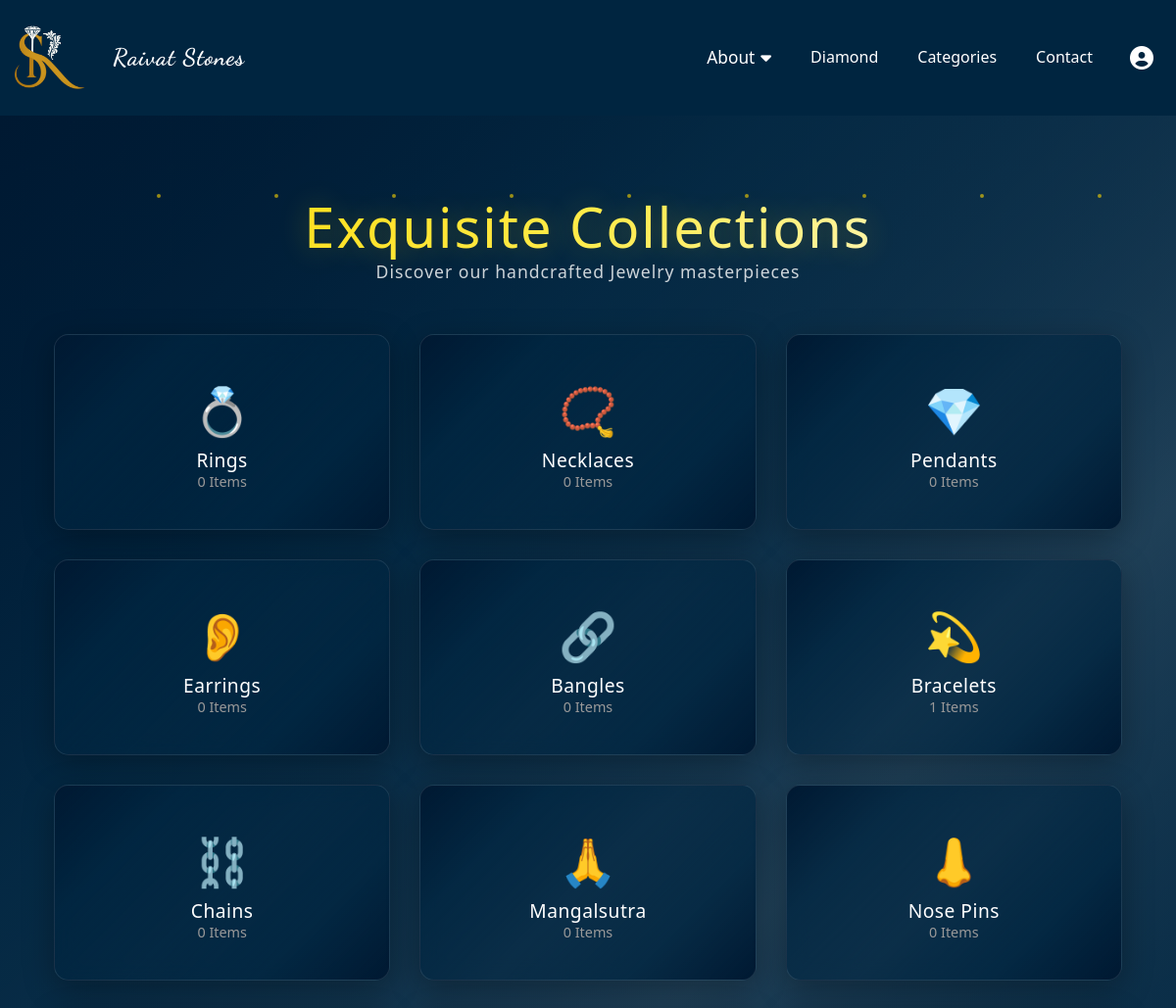
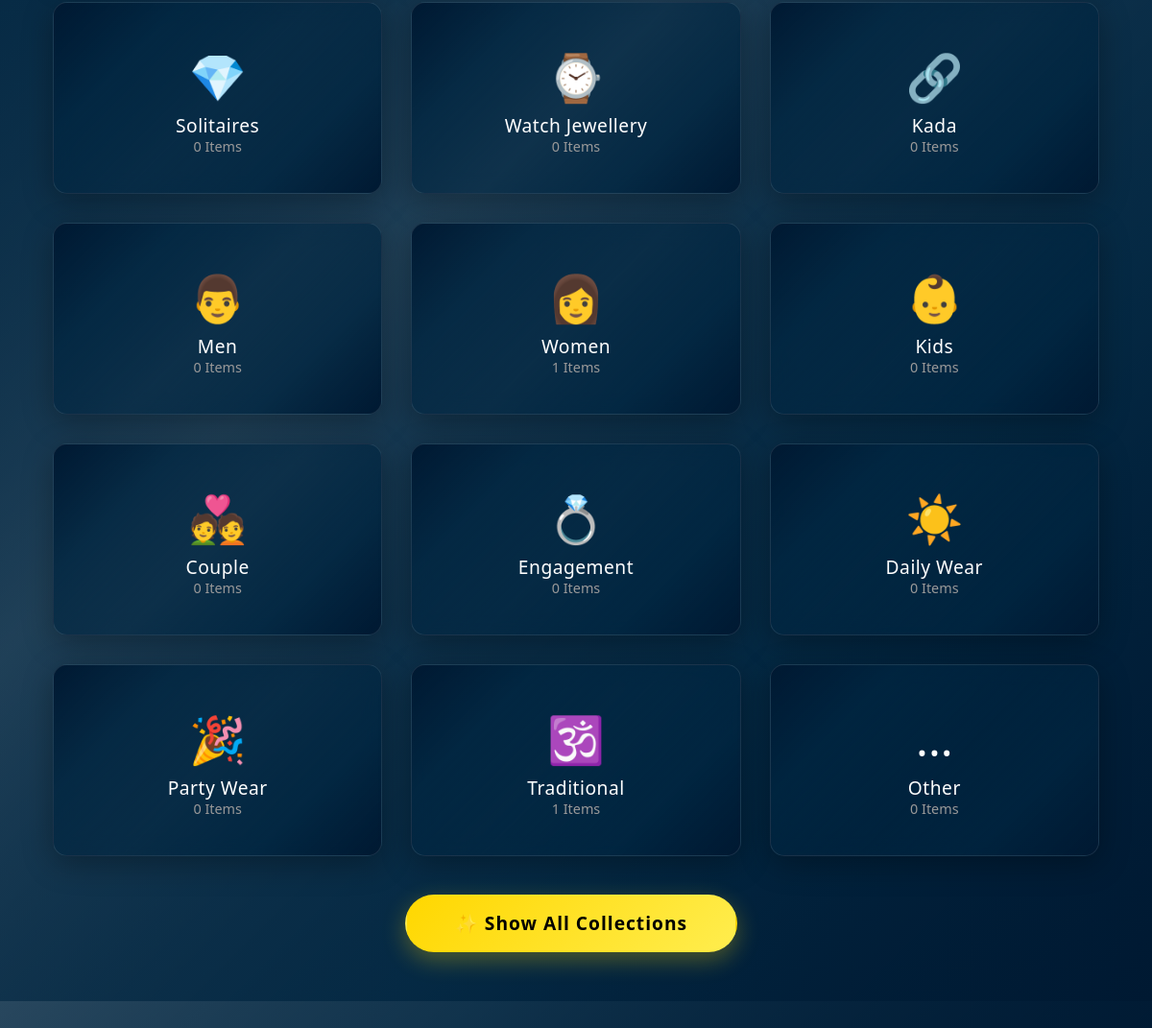
The page /category/ on the database its author committed (2 pictures, top to bottom).
### jewelry/models.py (models this page shows, shortened)
class ProductCategory(models.Model):
    CATEGORY_CHOICES = [
        ('pendants', 'Pendants'),
        ('necklaces', 'Necklaces'),
        ('rings', 'Rings'),
        ('bangles', 'Bangles'),
        ('earrings', 'Earrings'),
        ('mangalsutra', 'Mangalsutra'),
        ('bracelets', 'Bracelets'),
        ('chains', 'Chains'),
        ('nose-pins', 'Nose Pins'),
        ('solitaires', 'Solitaires'),
        ('watch-jewelry', 'Watch jewelry'),
        ('kada', 'Kada'),
        ('mens', 'Mens'),
        ('women', 'Women'),
        ('kids', 'Kids'),
        ('couple', 'Couple'),
        ('engagement', 'Engagement'),
        ('daily-wear', 'Daily Wear'),
        ('party-wear', 'Party Wear'),
        ('traditional', 'Traditional'),
        ('other', 'Other'),
    ]
    name = models.CharField(max_length=32, choices=CATEGORY_CHOICES, unique=True, verbose_name="Category Name")
    display_name = models.CharField(max_length=50, verbose_name="Display Name")
    description = models.TextField(blank=True, verbose_name="Category Description")
    icon = models.CharField(max_length=50, blank=True, verbose_name="Category Icon")
    sort_order = models.PositiveIntegerField(default=0, verbose_name="Sort Order")
    is_active = models.BooleanField(default=True, verbose_name="Active")
    class Meta:
        ordering = ['sort_order', 'display_name']
        verbose_name = "Product Category"
        verbose_name_plural = "Product Categories"

### jewelry/views.py (the view)
# urls.py: path("category/", views.category_page, name="category"),
def category_page(request):
    categories = (
        ProductCategory.objects.filter(is_active=True)
        .annotate(product_count=Count("product", filter=Q(product__status="active")))
        .order_by("sort_order", "display_name")
    )
    context = {
        "categories": categories,
    }
    return render(request, "jewelry/category.html", context)

### jewelry/templates/jewelry/category.html (shortened to what this page needs)
{% extends 'jewelry/base.html' %}
{% load static %}
{% block content %}
<section class="categories-section">
    <div class="floating-particles">
        <div class="particle"></div>
        <div class="particle"></div>
        <div class="particle"></div>
        <div class="particle"></div>
        <div class="particle"></div>
        <div class="particle"></div>
        <div class="particle"></div>
        <div class="particle"></div>
        <div class="particle"></div>
    </div>
    <div class="container">
        <div class="section-header">
            <h2 class="section-title">Exquisite Collections</h2>
            <p class="section-subtitle">Discover our handcrafted Jewelry masterpieces</p>
        </div>
        <br><br>
        <div class="categories-container" id="categoriesContainer">
            {% for category in categories %}
            <a href="{% url 'collections' %}?category={{ category.name }}" class="category-item fade-in"
                data-category="{{ category.name }}">
                <span class="category-icon">
                    {% if category.icon %}
                    {{ category.icon }}
                    {% else %}
                    ✨
                    {% endif %}
                </span>
                <div class="category-name">{{ category.display_name }}</div>
                <div class="category-count">{{ category.product_count }} Items</div>
            </a>
            {% endfor %}
        </div>
        <div class="button-container">
            <a href="{% url 'collections' %}" class="show-all-btn">
                ✨ Show All Collections
            </a>
        </div>
    </div>
    <br><br>
</section>
{% endblock %}

### jewelry/templates/jewelry/base.html (shortened to what this page needs)
{% load static %}
<!DOCTYPE html>
<html lang="en">
<head>
  <link rel="stylesheet" href="https://cdnjs.cloudflare.com/ajax/libs/font-awesome/6.4.0/css/all.min.css">
</head>
<body>
  <nav class="nav-menu">
    <div class="nav-container">
      <div class="brand-area">
        <img src="{% static 'jewelry/images/logo.png' %}" alt="Raivat Logo" class="brand-logo">
        <span class="brand-name">
          <a href="{% url 'home' %}">Raivat Stones</a>
        </span>
      </div>
      <div class="nav-links">
        <div class="nav-dropdown" id="aboutDropdown">
          <a href="#" class="dropdown-toggle" id="aboutDropdownToggle">About <i class="fa fa-caret-down"></i></a>
        </div>
        <a href="{% url 'diamond' %}">Diamond</a>
        <a href="{% url 'category' %}">Categories</a>
        <a href="{% url 'contact' %}">Contact</a>
        <div class="user-icon-dropdown">
          <button class="user-icon-toggle">
            <i class="fas fa-user-circle"></i>
          </button>
        </div>
      </div>
    </div>
  </nav>
  <main>{% block content %}{% endblock %}</main>
</body>
</html>

### jewelry/templates/jewelry/base.html (style rules this page uses)
* { margin: 0; padding: 0; box-sizing: border-box; }
body { font-family: Arial, sans-serif; line-height: 1.6; color: #333; }
.container { width: 100%; max-width: 1200px; margin: 0 auto; padding: 0 20px; }
.nav-menu { background-color:#002540; padding: 15px 0; position: sticky; top: 0; z-index: 1000; }
.nav-container { display: flex; justify-content: space-between; align-items: center; padding: 0 15px; }
.nav-links { display: flex; gap: 20px; }
.nav-menu a { color: white; text-decoration: none; padding: 5px 10px; transition: color 0.3s ease; }
.user-icon-dropdown { position: relative; display: inline-block; }
.user-icon-toggle { background: none; border: none; color: white; cursor: pointer; padding: 8px; display: flex; align-items: center; justify-content: center; font-size: 24px; border-radius: 50%; transition: all 0.3s ease; width: 40px; height: 40px; }
.brand-area { display: flex; align-items: center; gap: 18px; padding: 8px 0; }
.brand-logo, .side-menu-logo { width: 72px; height: 72px; display: block; object-fit: contain; border-radius: 0; background: none; border: none; box-shadow: none; margin: 0 auto; transition: transform 0.3s; }
.brand-name { font-family: 'Dancing Script', cursive; font-size: 1.5rem; font-weight: 700; color: #fff; letter-spacing: 1px; }
@media (min-width: 901px) { .nav-container { display: flex; flex-direction: row; align-items: center; justify-content: space-between; } }
@media (min-width: 901px) { .brand-area { flex: 0 0 auto; } }
@media (min-width: 901px) { .nav-links { display: flex !important; gap: 20px; align-items: center; } }
.nav-dropdown { position: relative; display: inline-block; }
.dropdown-toggle { cursor: pointer; display: flex; align-items: center; gap: 6px; font-size: 1.08rem; font-weight: 500; padding: 8px 16px; border-radius: 6px; transition: background 0.2s; background: none; border: none; }
.dropdown-toggle i { transition: transform 0.3s cubic-bezier(.77,0,.18,1); }

### rows shown on the page
ProductCategory: icon "💍", display_name "Rings", product_count "0"
ProductCategory: icon "📿", display_name "Necklaces", product_count "0"
ProductCategory: icon "💎", display_name "Pendants", product_count "0"
ProductCategory: icon "👂", display_name "Earrings", product_count "0"
ProductCategory: icon "🔗", display_name "Bangles", product_count "0"
ProductCategory: icon "💫", display_name "Bracelets", product_count "1"
ProductCategory: icon "⛓️", display_name "Chains", product_count "0"
ProductCategory: icon "🙏", display_name "Mangalsutra", product_count "0"
ProductCategory: icon "👃", display_name "Nose Pins", product_count "0"
ProductCategory: icon "💎", display_name "Solitaires", product_count "0"
ProductCategory: icon "⌚", display_name "Watch Jewellery", product_count "0"
ProductCategory: icon "🔗", display_name "Kada", product_count "0"
ProductCategory: icon "👨", display_name "Men", product_count "0"
ProductCategory: icon "👩", display_name "Women", product_count "1"
ProductCategory: icon "👶", display_name "Kids", product_count "0"
ProductCategory: icon "💑", display_name "Couple", product_count "0"
ProductCategory: icon "💍", display_name "Engagement", product_count "0"
ProductCategory: icon "☀️", display_name "Daily Wear", product_count "0"
ProductCategory: icon "🎉", display_name "Party Wear", product_count "0"
ProductCategory: icon "🕉️", display_name "Traditional", product_count "1"
ProductCategory: icon "...", display_name "Other", product_count "0"
